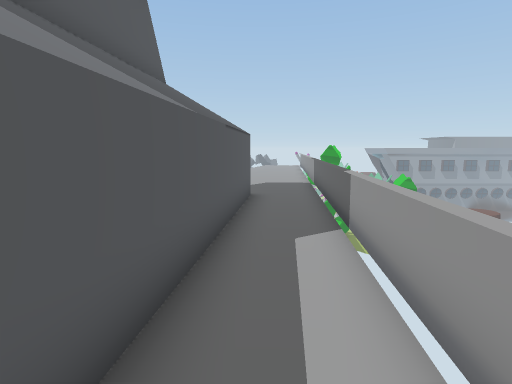
[1] (above)

18 first-person views from a walk through a scene from a Unity 3-D project. The camera is 1.5 m above the floor, tilts 8° down and sees 80° across. The floor is counted in squares, 1 m on a side. Each view is taken from the middle of a square. On the plan, view 1 faces up. The plan holds only what a view shows up to about 15 squares ahead; the rest is blank. The place goes on beyond the plan. Some surface patterns are stand-ins.

[2]
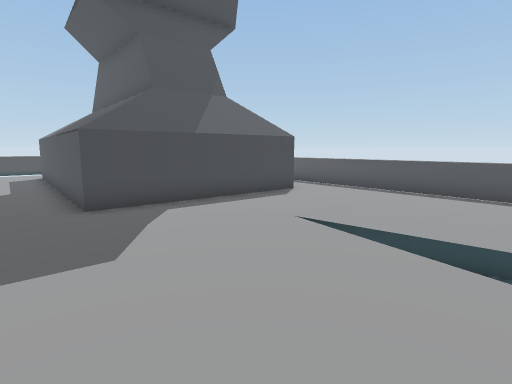

[3]
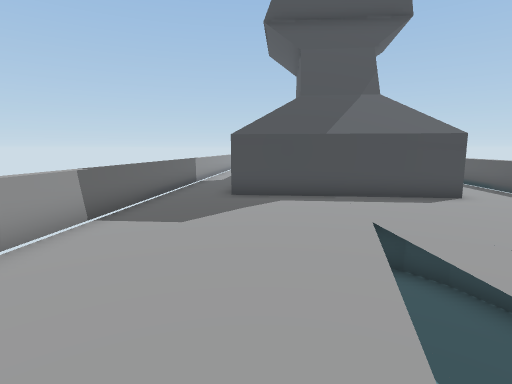

[4]
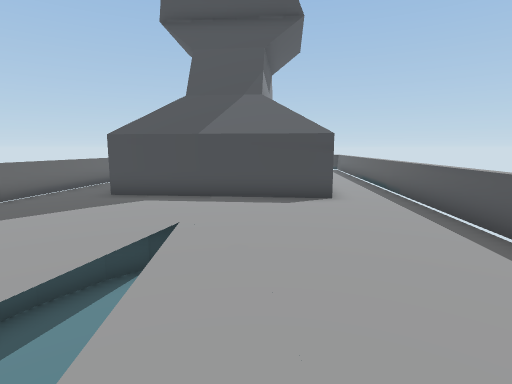

[5]
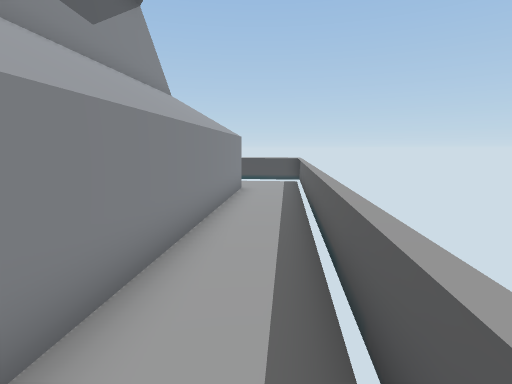

[6]
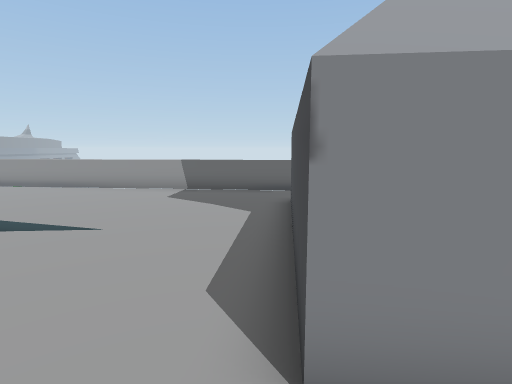

[7]
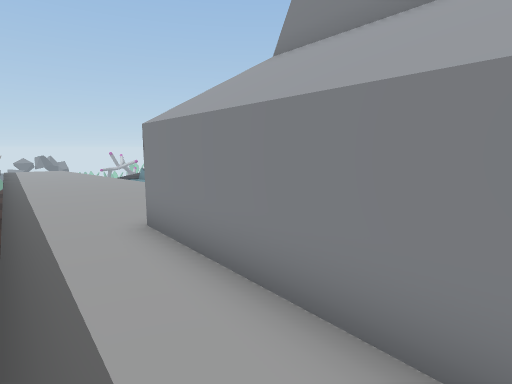

[8]
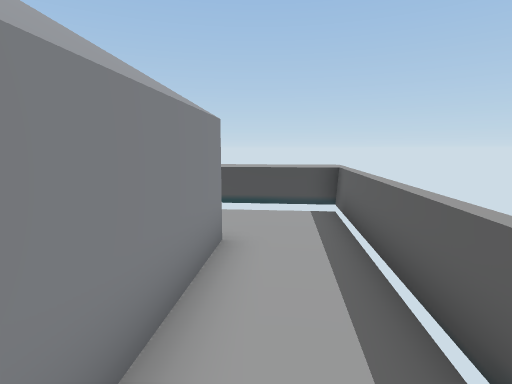

[9]
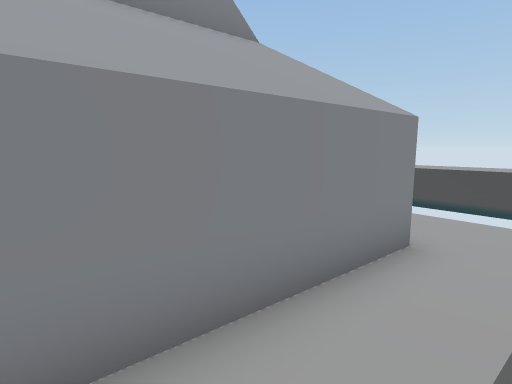

[10]
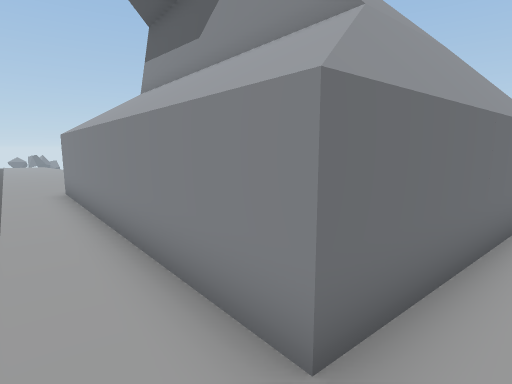

[11]
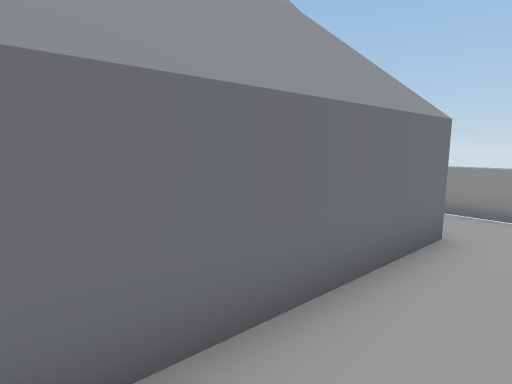

[12]
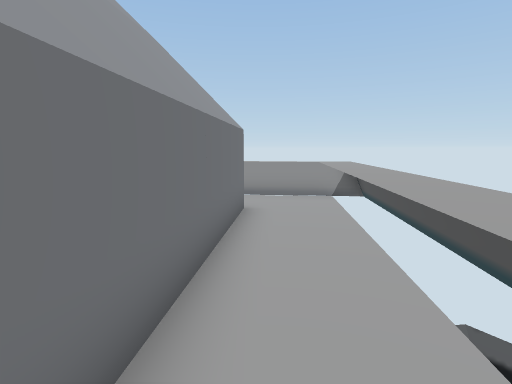

[13]
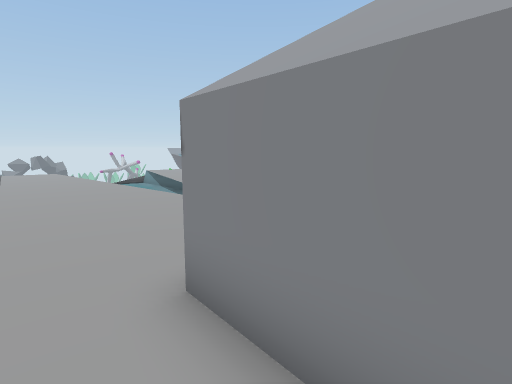

[14]
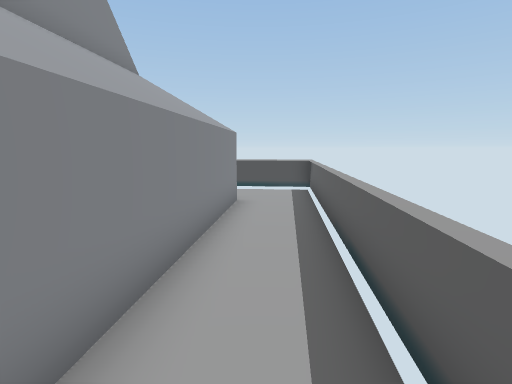

[15]
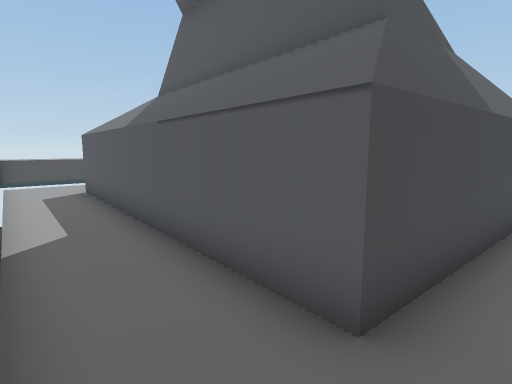

[16]
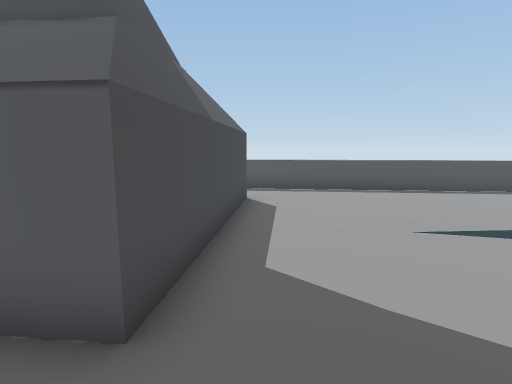

[17]
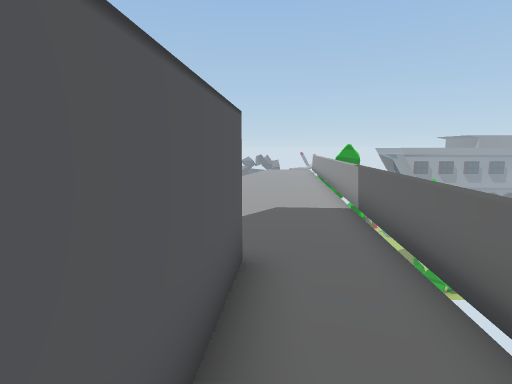

[18]
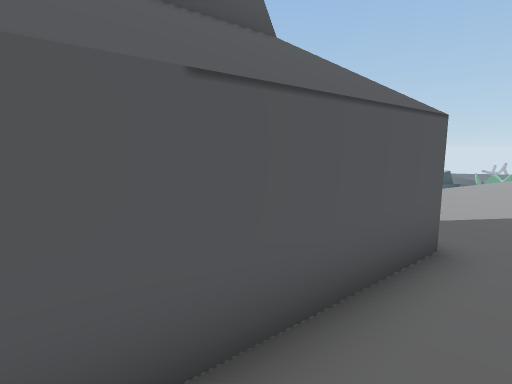

### Floor plan
Key: @ floor where view 1 was taken; # wall or solid block; . floor; = window, fence, low wall or low ledge; ^ raised ledge; v drop or lower ground.
Columns run from 11 left of view 1 to 4 right of it. Each row starts with its distance up from view 1.
 26     ..
 25     ...
 24    ....v
 23    ....v
 22    ....v  v
 21    ....v  .....#
 20   =.....  ....=#
 19   =..... v....=
 18   =..... .....=
 17   =.....v.....=
 16  #=.....v.....=
 15  #......v.....=
 14  #......=.....=
 13  =............#
 12  =............
 11  =............
 10  =..#######..=
  9  =..#     #..=
  8  =..#     #..=
  7  =..#     #..=
  6 #=.##     #..=
  5 #..#      #..=
  4 #..#      #..=
  3 =..#      #..v
  2 =..#      #..#
  1 =..#      #.=#
  0 =..########@=
 -1 =...........=
 -2 ^^^^........=
 -3 ^^^^^^^^^^^^^
 -4   vvvv==^^^^#

Where each view was taken, in squares from view 1:
view 1: 0 up, 0 right, facing up
view 2: 18 up, 2 right, facing down-left
view 3: 20 up, 1 left, facing down
view 4: 20 up, 5 left, facing down
view 5: 12 up, 9 left, facing down
view 6: 11 up, 9 left, facing right
view 7: 5 up, 10 left, facing up-right
view 8: 5 up, 9 left, facing down
view 9: 5 up, 10 left, facing down-right
view 10: 1 down, 10 left, facing up-right
view 11: 2 down, 7 left, facing up-right
view 12: 1 down, 9 left, facing right
view 13: 8 up, 9 left, facing up-right
view 14: 9 up, 9 left, facing down
view 15: 11 up, 2 right, facing down-left
view 16: 11 up, 2 right, facing left
view 17: 6 up, 0 right, facing up
view 18: 5 up, 1 right, facing up-left
